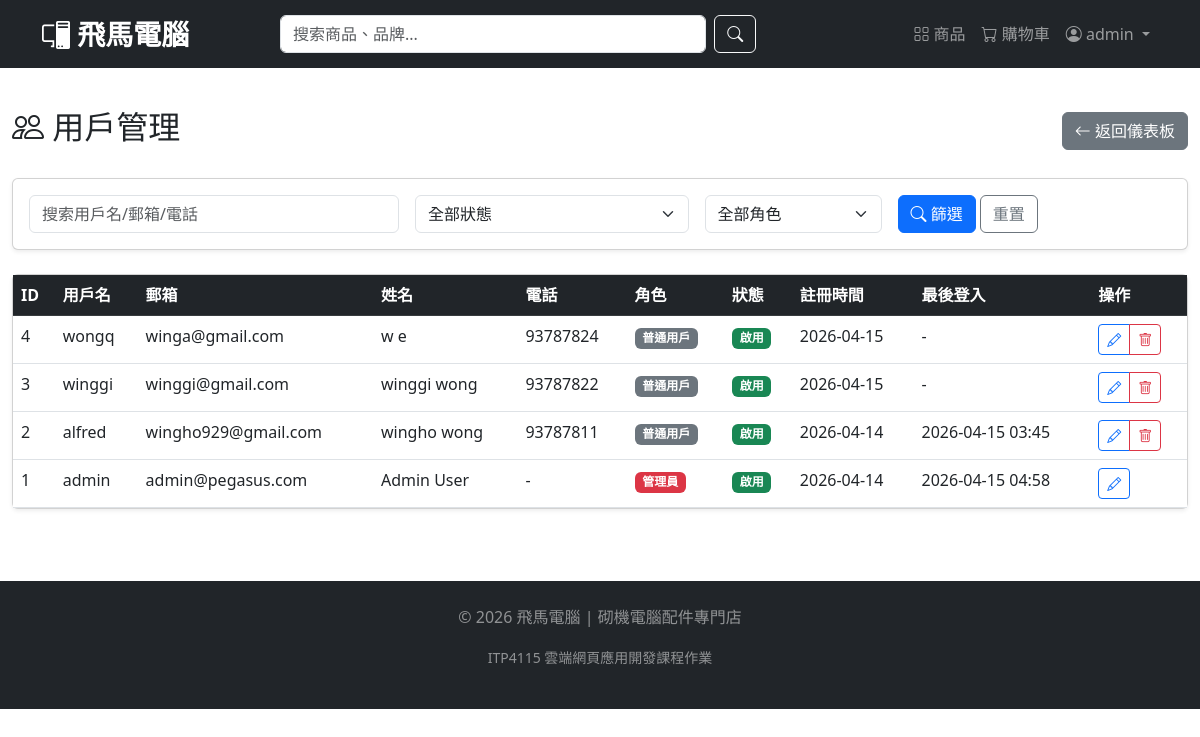
Page /admin/users (signed in) on the committed database.
### models.py (models this page shows, shortened)
class User(db.Model, UserMixin):
    __tablename__ = 'users'
    id = db.Column(db.Integer, primary_key=True)
    username = db.Column(db.String(80), unique=True, nullable=False)
    email = db.Column(db.String(120), unique=True, nullable=False)
    password_hash = db.Column(db.String(128), nullable=False)
    first_name = db.Column(db.String(50))
    last_name = db.Column(db.String(50))
    phone = db.Column(db.String(20))
    address = db.Column(db.String(200))
    is_admin = db.Column(db.Boolean, default=False)
    created_at = db.Column(db.DateTime, default=datetime.utcnow)
    last_login = db.Column(db.DateTime)
    login_count = db.Column(db.Integer, default=0)
    is_active = db.Column(db.Boolean, default=True)
    orders = db.relationship('Order', backref='user', lazy=True, cascade='all, delete-orphan')
    reviews = db.relationship('Review', backref='user', lazy=True, cascade='all, delete-orphan')

### admin.py (the view)
    def wrapper(*args, **kwargs):
        if not current_user.is_authenticated or not current_user.is_admin:
            flash('需要管理员权限', 'danger')
            return redirect(url_for('index'))
        return func(*args, **kwargs)

### admin.py (called while the page is built)
def admin_required(func):
    def wrapper(*args, **kwargs):
        if not current_user.is_authenticated or not current_user.is_admin:
            flash('需要管理员权限', 'danger')
            return redirect(url_for('index'))
        return func(*args, **kwargs)
    wrapper.__name__ = func.__name__
    return wrapper

### app.py (called while the page is built)
@login_manager.user_loader
def load_user(user_id):
    return User.query.get(int(user_id))

### templates/admin/users.html (shortened to what this page needs)
{% extends "base.html" %}
{% block content %}
<div class="container-fluid py-4">
    <div class="row">
        <div class="col-12">
            <div class="d-flex justify-content-between align-items-center mb-4">
                <h2><i class="bi bi-people"></i> 用戶管理</h2>
                <a href="{{ url_for('admin.dashboard') }}" class="btn btn-secondary">
                    <i class="bi bi-arrow-left"></i> 返回儀表板
                </a>
            </div>
            <div class="card shadow-sm mb-4">
                <div class="card-body">
                    <form method="GET" action="{{ url_for('admin.admin_users') }}" class="row g-3">
                        <div class="col-md-4">
                            <input type="text" name="search" class="form-control" placeholder="搜索用戶名/郵箱/電話" value="{{ search }}">
                        </div>
                        <div class="col-md-3">
                            <select name="status" class="form-select">
                                <option value="all" {% if status == 'all' %}selected{% endif %}>全部狀態</option>
                            </select>
                        </div>
                        <div class="col-md-2">
                            <select name="role" class="form-select">
                                <option value="all" {% if role == 'all' %}selected{% endif %}>全部角色</option>
                            </select>
                        </div>
                        <div class="col-md-3">
                            <button type="submit" class="btn btn-primary"><i class="bi bi-search"></i> 篩選</button>
                            <a href="{{ url_for('admin.admin_users') }}" class="btn btn-outline-secondary">重置</a>
                        </div>
                    </form>
                </div>
            </div>
            <div class="card shadow-sm">
                <div class="card-body p-0">
                    <div class="table-responsive">
                        <table class="table table-hover mb-0">
                            <thead class="table-dark">
                                <tr>
                                    <th>ID</th>
                                    <th>用戶名</th>
                                    <th>郵箱</th>
                                    <th>姓名</th>
                                    <th>電話</th>
                                    <th>角色</th>
                                    <th>狀態</th>
                                    <th>註冊時間</th>
                                    <th>最後登入</th>
                                    <th>操作</th>
                                </tr>
                            </thead>
                            <tbody>
                                {% for user in users %}
                                <tr>
                                    <td>{{ user.id }}</td>
                                    <td>{{ user.username }}</td>
                                    <td>{{ user.email }}</td>
                                    <td>{{ user.first_name }} {{ user.last_name }}</td>
                                    <td>{{ user.phone or '-' }}</td>
                                    <td>
                                        {% if user.is_admin %}
                                            <span class="badge bg-danger">管理員</span>
                                        {% else %}
                                            <span class="badge bg-secondary">普通用戶</span>
                                        {% endif %}
                                    </td>
                                    <td>
                                        {% if user.is_active %}
                                            <span class="badge bg-success">啟用</span>
                                        {% else %}
                                            <span class="badge bg-danger">禁用</span>
                                        {% endif %}
                                    </td>
                                    <td>{{ user.created_at.strftime('%Y-%m-%d') if user.created_at else '-' }}</td>
                                    <td>{{ user.last_login.strftime('%Y-%m-%d %H:%M') if user.last_login else '-' }}</td>
                                    <td>
                                        <div class="btn-group btn-group-sm">
                                            <button type="button" class="btn btn-outline-primary" data-bs-toggle="modal" data-bs-target="#editUserModal"
                                                    data-id="{{ user.id }}" data-username="{{ user.username }}" data-email="{{ user.email }}"
                                                    data-first_name="{{ user.first_name }}" data-last_name="{{ user.last_name }}"
                                                    data-phone="{{ user.phone }}" data-address="{{ user.address }}"
                                                    data-is_admin="{{ user.is_admin }}" data-is_active="{{ user.is_active }}">
                                                <i class="bi bi-pencil"></i>
                                            </button>
                                            {% if user.id != current_user.id %}
                                            <button type="button" class="btn btn-outline-danger" onclick="deleteUser({{ user.id }})">
                                                <i class="bi bi-trash"></i>
                                            </button>
                                            {% endif %}
                                        </div>
                                    </td>
                                </tr>
                                {% endfor %}
                            </tbody>
                        </table>
                    </div>
                </div>
            </div>
        </div>
    </div>
</div>
{% endblock %}

### templates/base.html (shortened to what this page needs)
<!DOCTYPE html>
<html lang="zh-HK">
<head>
    <link href="https://cdn.jsdelivr.net/npm/bootstrap@5.3.0-alpha1/dist/css/bootstrap.min.css" rel="stylesheet">
    <link rel="stylesheet" href="https://cdn.jsdelivr.net/npm/bootstrap-icons@1.11.0/font/bootstrap-icons.css">
    <link href="{{ url_for('static', filename='css/style.css') }}" rel="stylesheet">
</head>
<body>
    <nav class="navbar navbar-expand-lg navbar-dark bg-dark sticky-top">
        <div class="container">
            <a class="navbar-brand fw-bold fs-3" href="{{ url_for('index') }}">
                <i class="bi bi-pc-display"></i> 飛馬電腦
            </a>
            <div class="collapse navbar-collapse" id="navbarMain">
                <form class="d-flex mx-auto w-50" action="{{ url_for('products') }}" method="get">
                    <input class="form-control me-2" type="search" name="search" placeholder="搜索商品、品牌..." aria-label="Search">
                    <button class="btn btn-outline-light" type="submit"><i class="bi bi-search"></i></button>
                </form>
                <ul class="navbar-nav ms-auto">
                    <li class="nav-item"><a class="nav-link" href="{{ url_for('products') }}"><i class="bi bi-grid"></i> 商品</a></li>
                    <li class="nav-item"><a class="nav-link position-relative" href="{{ url_for('cart') }}">
                        <i class="bi bi-cart"></i> 購物車
                    </a></li>
                    {% if current_user.is_authenticated %}
                        <li class="nav-item dropdown">
                            <a class="nav-link dropdown-toggle" href="#" data-bs-toggle="dropdown">
                                <i class="bi bi-person-circle"></i> {{ current_user.username }}
                            </a>
                        </li>
                    {% else %}
                        <li class="nav-item"><a class="nav-link" href="{{ url_for('login') }}"><i class="bi bi-box-arrow-in-right"></i> 登入</a></li>
                        <li class="nav-item"><a class="nav-link" href="{{ url_for('register') }}"><i class="bi bi-person-plus"></i> 註冊</a></li>
                    {% endif %}
                </ul>
            </div>
        </div>
    </nav>
    {% block content %}{% endblock %}
    <footer class="bg-dark text-white-50 mt-5 py-4">
        <div class="container text-center">
            <p>&copy; 2026 飛馬電腦 | 砌機電腦配件專門店</p>
            <p><small>ITP4115 雲端網頁應用開發課程作業</small></p>
        </div>
    </footer>
</body>
</html>

### rows in the picture
User: username "admin", id "1", email "admin@pegasus.com", first_name "Admin", last_name "User", phone "-", is_admin "管理員", is_active "啟用", created_at "2026-04-14", last_login "2026-04-15 04:58"
User: id "4", username "wongq", email "winga@gmail.com", first_name "w", last_name "e", phone "93787824", is_admin "普通用戶", is_active "啟用", created_at "2026-04-15", last_login "-"
User: id "3", username "winggi", email "winggi@gmail.com", first_name "winggi", last_name "wong", phone "93787822", is_admin "普通用戶", is_active "啟用", created_at "2026-04-15", last_login "-"
User: id "2", username "alfred", email "wingho929@gmail.com", first_name "wingho", last_name "wong", phone "93787811", is_admin "普通用戶", is_active "啟用", created_at "2026-04-14", last_login "2026-04-15 03:45"
